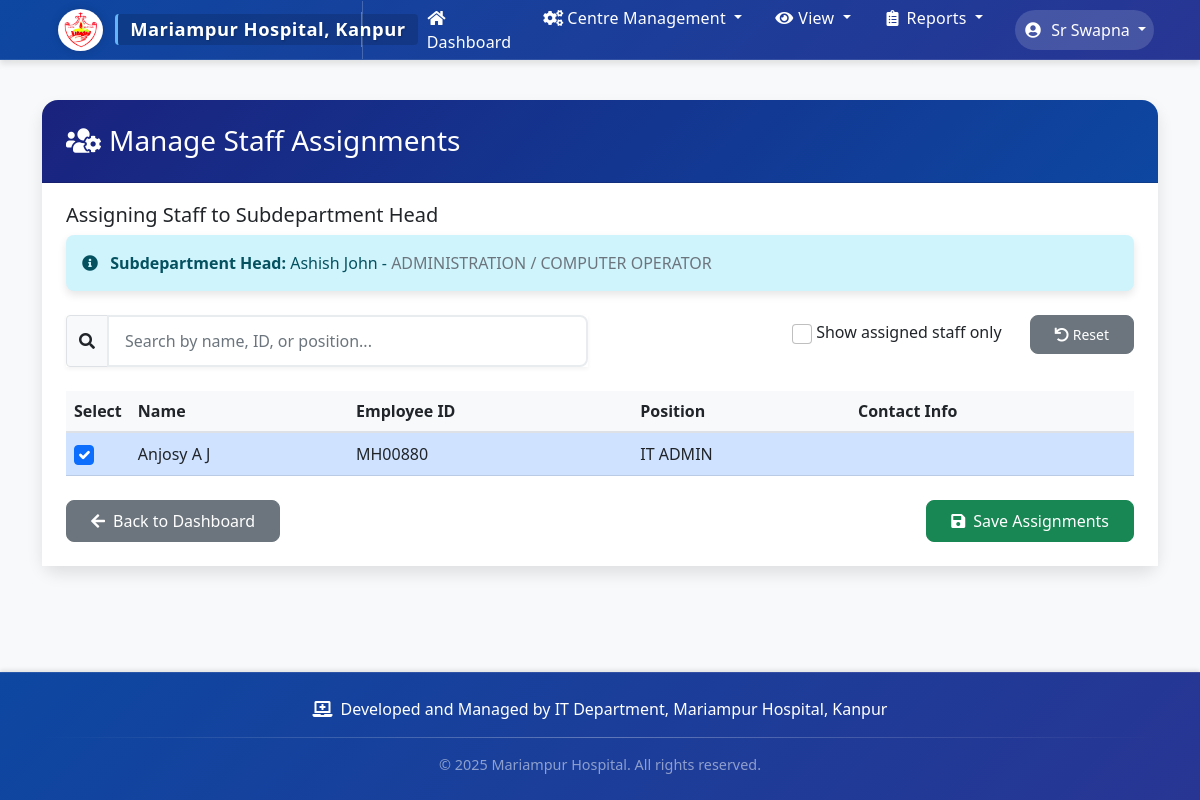
/manage-subdepartment-staff/11/ (signed in), run on the app's committed database.
### staff_monitor/models.py (models this page shows, shortened)
class DepartmentHead(models.Model):
    user = models.OneToOneField(User, on_delete=models.CASCADE)
    department = models.ForeignKey(Department, on_delete=models.PROTECT)
    subdepartment = models.ForeignKey(SubDepartment, on_delete=models.PROTECT, null=True, blank=True)
    designation = models.CharField(max_length=100, default="Department Head")
    contact_number = models.CharField(max_length=15)
    joining_date = models.DateField(null=True, blank=True)
    appointment_date = models.DateField(null=True, blank=True)
    managed_staff = models.ManyToManyField('Staff', related_name='supervisors', blank=True)
    is_hr_head = models.BooleanField(default=False)

class Department(models.Model):
    name = models.CharField(max_length=100, unique=True)
    created_at = models.DateTimeField(auto_now_add=True)
    class Meta:
        ordering = ['name']

class SubDepartment(models.Model):
    name = models.CharField(max_length=100)
    department = models.ForeignKey(Department, related_name='subdepartments', on_delete=models.CASCADE)
    created_at = models.DateTimeField(auto_now_add=True)
    class Meta:
        ordering = ['name']
        unique_together = ['name', 'department']  # Prevent duplicate subdepartment names within a department

class Staff(models.Model):
    user = models.OneToOneField(User, on_delete=models.CASCADE)
    employee_id = models.CharField(max_length=20, unique=True)
    department = models.ForeignKey(Department, on_delete=models.PROTECT)
    subdepartment = models.ForeignKey(SubDepartment, on_delete=models.PROTECT, null=True, blank=True)
    position = models.CharField(max_length=100)
    joining_date = models.DateField()
    appointment_date = models.DateField(null=True, blank=True)

### staff_monitor/views.py (the view, shortened to what this page needs)
# urls.py: path('manage-subdepartment-staff/<int:subdepartment_head_id>/', views.manage_subdepartment_staff, name='manage_subdepartment_staff'),
@login_required
def manage_subdepartment_staff(request, subdepartment_head_id):
    subdepartment_head = get_object_or_404(DepartmentHead, id=subdepartment_head_id)
    all_department_staff = Staff.objects.filter(
        department=subdepartment_head.department,
        subdepartment=subdepartment_head.subdepartment
    )
    assigned_staff = subdepartment_head.managed_staff.all()
    return render(request, 'staff_monitor/manage_subdepartment_staff.html', {
        'subdepartment_head': subdepartment_head,
        'all_staff': all_department_staff,
        'assigned_staff': assigned_staff
    })

### staff_monitor/templates/staff_monitor/manage_subdepartment_staff.html (shortened to what this page needs)
{% extends 'staff_monitor/base.html' %}
{% block content %}
<div class="card">
    <div class="card-header bg-primary text-white">
        <h3 class="mb-0">
            <i class="fas fa-users-cog me-2"></i>Manage Staff Assignments
        </h3>
    </div>
    <div class="card-body">
        <div class="mb-4">
            <h5 class="card-subtitle mb-2">Assigning Staff to Subdepartment Head</h5>
            <div class="alert alert-info">
                <i class="fas fa-info-circle me-2"></i>
                <strong>Subdepartment Head:</strong> {{ subdepartment_head.user.get_full_name }} -
                <span class="text-secondary">{{ subdepartment_head.department.name }} /
                {% if subdepartment_head.subdepartment %}
                    {{ subdepartment_head.subdepartment.name }}
                {% else %}
                    N/A
                {% endif %}
                </span>
            </div>
        </div>
        <div class="row mb-4">
            <div class="col-md-6">
                <div class="input-group">
                    <span class="input-group-text bg-light">
                        <i class="fas fa-search"></i>
                    </span>
                    <input type="text" id="staffSearch" class="form-control" placeholder="Search by name, ID, or position...">
                </div>
            </div>
            <div class="col-md-6 text-end">
                <div class="form-check form-check-inline">
                    <input class="form-check-input" type="checkbox" id="showAssignedOnly" value="assigned">
                    <label class="form-check-label" for="showAssignedOnly">Show assigned staff only</label>
                </div>
                <button id="resetFilters" class="btn btn-secondary btn-sm ms-2">
                    <i class="fas fa-undo me-1"></i>Reset
                </button>
            </div>
        </div>
        <form method="post" class="needs-validation" novalidate>
            <div class="table-responsive">
                <table class="table table-hover">
                    <thead class="table-light">
                        <tr>
                            <th width="5%">Select</th>
                            <th>Name</th>
                            <th>Employee ID</th>
                            <th>Position</th>
                            <th>Contact Info</th>
                        </tr>
                    </thead>
                    <tbody>
                        {% for staff in all_staff %}
                        <tr class="staff-row" data-assigned="{% if staff in assigned_staff %}true{% else %}false{% endif %}">
                            <td>
                                <div class="form-check">
                                    <input class="form-check-input" type="checkbox"
                                           name="staff_assignments"
                                           value="{{ staff.id }}"
                                           id="staff-{{ staff.id }}"
                                           {% if staff in assigned_staff %}checked{% endif %}>
                                </div>
                            </td>
                            <td>{{ staff.user.get_full_name }}</td>
                            <td>{{ staff.employee_id }}</td>
                            <td>{{ staff.position }}</td>
                            <td>{{ staff.user.email }}</td>
                        </tr>
                        {% empty %}
                        <tr>
                            <td colspan="5" class="text-center py-4">
                                <i class="fas fa-users text-muted me-2"></i>No staff members available for assignment
                            </td>
                        </tr>
                        {% endfor %}
                    </tbody>
                </table>
            </div>
            <div class="d-flex justify-content-between mt-4">
                <a href="{% url 'dashboard' %}" class="btn btn-secondary">
                    <i class="fas fa-arrow-left me-2"></i>Back to Dashboard
                </a>
                <div>
                    <button type="submit" class="btn btn-success">
                        <i class="fas fa-save me-2"></i>Save Assignments
                    </button>
                </div>
            </div>
        </form>
    </div>
</div>
{% endblock %}

### staff_monitor/templates/staff_monitor/base.html (shortened to what this page needs)
{% load static %}
<!DOCTYPE html>
<html lang="en">
<head>
    <link href="https://cdn.jsdelivr.net/npm/bootstrap@5.1.3/dist/css/bootstrap.min.css" rel="stylesheet">
    <link href="https://cdnjs.cloudflare.com/ajax/libs/font-awesome/5.15.4/css/all.min.css" rel="stylesheet">
    <link href="https://cdn.jsdelivr.net/npm/sweetalert2@11.7.32/dist/sweetalert2.min.css" rel="stylesheet">
</head>
<body>
    <nav class="navbar navbar-expand-lg navbar-dark">
        <div class="container">
            <a class="navbar-brand" href="{% url 'dashboard' %}">
                <img src="{% static 'images/hospital-logo.png' %}" alt="Hospital Logo">
                <div class="hospital-name">Mariampur Hospital, Kanpur</div>
            </a>
            {% if request.path != '/login/' %}
            {% if user.is_authenticated %}
            <div class="collapse navbar-collapse" id="navbarNav">
                <ul class="navbar-nav me-auto">
                    <li class="nav-item">
                        <a class="nav-link nav-btn" href="{% url 'dashboard' %}">
                            <i class="fas fa-home me-1"></i>Dashboard
                        </a>
                    </li>
                {% if user.is_staff %}
                    <li class="nav-item dropdown">
                        <a class="nav-link dropdown-toggle nav-btn" href="#" id="centerManagementDropdown" role="button" data-bs-toggle="dropdown" aria-expanded="false">
                            <i class="fas fa-cogs me-1"></i>Centre Management
                        </a>
                    </li>
                    <li class="nav-item dropdown">
                        <a class="nav-link dropdown-toggle nav-btn" href="#" id="viewDropdown" role="button" data-bs-toggle="dropdown" aria-expanded="false">
                            <i class="fas fa-eye me-1"></i>View
                        </a>
                    </li>
                    <li class="nav-item dropdown">
                        <a class="nav-link dropdown-toggle nav-btn" href="#" id="reportsDropdown" role="button" data-bs-toggle="dropdown" aria-expanded="false">
                            <i class="fas fa-clipboard-list me-1"></i>Reports
                        </a>
                    </li>
                {% endif %}
                </ul>
                <ul class="navbar-nav ms-auto">
                    <li class="nav-item dropdown">
                        <a class="nav-link dropdown-toggle user-dropdown-btn" href="#" id="userDropdown" role="button" data-bs-toggle="dropdown" aria-expanded="false">
                            <i class="fas fa-user-circle me-1"></i>
                            {{ user.get_full_name|default:user.username }}
                        </a>
                    </li>
                </ul>
            </div>
            {% endif %}
            {% endif %}
        </div>
    </nav>
    <div class="content-wrapper">
    <div class="container mt-4">
        {% block content %}
        {% endblock %}
    </div>
    </div>
    <footer class="footer">
        <div class="container">
            <div class="footer-content">
                <i class="fas fa-laptop-medical"></i>
                <span>Developed and Managed by IT Department, Mariampur Hospital, Kanpur</span>
            </div>
            <div class="footer-divider"></div>
            <div class="text-center text-white-50" style="font-size: 0.9rem;">
                <span>&copy; {% now "Y" %} Mariampur Hospital. All rights reserved.</span>
            </div>
        </div>
    </footer>
</body>
</html>

### staff_monitor/templates/staff_monitor/base.html (style rules this page uses)
:root { --primary-color: #0d6efd; --secondary-color: #6c757d; --success-color: #198754; --info-color: #0dcaf0; --warning-color: #ffc107; --danger-color: #dc3545; --light-color: #f8f9fa; --dark-color: #212529; --navbar-height: 60px; --footer-height: 100px; }
body { display: flex; flex-direction: column; min-height: 100vh; background-color: #f8f9fa; font-family: 'Segoe UI', Tahoma, Geneva, Verdana, sans-serif; }
.content-wrapper { flex: 1 0 auto; padding-top: 1rem; padding-bottom: 2rem; }
.navbar { height: var(--navbar-height); box-shadow: 0 4px 6px rgba(0,0,0,0.1); background: linear-gradient(135deg, #0d47a1 0%, #283593 100%) !important; padding: 0.5rem 1rem; border-bottom: 1px solid rgba(255, 255, 255, 0.1); }
.navbar-brand { font-weight: 700; font-size: 1.35rem; display: flex; align-items: center; gap: 0.75rem; margin-right: 2rem; padding: 0.5rem 1rem; border-right: 1px solid rgba(255, 255, 255, 0.2); position: relative; flex-wrap: nowrap; min-width: 180px; }
.navbar-brand:after { content: ''; position: absolute; right: 0; top: 20%; height: 60%; width: 1px; background: rgba(255, 255, 255, 0.3); }
.navbar-brand img { height: 42px; width: auto; border-radius: 50%; background-color: white; padding: 3px; box-shadow: 0 0 10px rgba(0, 0, 0, 0.15); flex-shrink: 0; }
.navbar-brand .hospital-name { color: #fff; font-size: 1.15rem; text-shadow: 1px 1px 2px rgba(0, 0, 0, 0.2); letter-spacing: 0.5px; background-color: rgba(0, 0, 0, 0.15); padding: 0.3rem 0.75rem; border-radius: 4px; font-weight: 600; border-left: 3px solid #64b5f6; display: block; line-height: 1.2; }
.nav-link { position: relative; padding: 0.75rem 1rem; transition: all 0.3s ease; color: #fff !important; font-weight: 500; margin: 0 0.25rem; }
.nav-link i { margin-right: 0.5rem; width: 20px; text-align: center; }
.footer { flex-shrink: 0; background: linear-gradient(135deg, #0d47a1 0%, #283593 100%); color: #ffffff; padding: 1.5rem 0; margin-top: 2rem; box-shadow: 0 -2px 4px rgba(0,0,0,0.1); border-top: 1px solid rgba(255, 255, 255, 0.1); }
.footer-content { display: flex; align-items: center; justify-content: center; gap: 0.5rem; margin-bottom: 1rem; }
.footer-divider { width: 100%; height: 1px; background: linear-gradient(to right, transparent, rgba(255,255,255,0.3), transparent); margin: 1rem 0; }
.card { border: none; border-radius: 1rem; box-shadow: 0 0.5rem 1rem rgba(0,0,0,0.1); background-color: #fff; margin-bottom: 1.5rem; }
.card-header { background: linear-gradient(135deg, #0d47a1 0%, #283593 100%); color: white; border-top-left-radius: 1rem !important; border-top-right-radius: 1rem !important; padding: 1rem 1.5rem; font-weight: 600; }
.card-body { background-color: #fff; padding: 1.5rem; }
.btn { border-radius: 0.5rem; padding: 0.5rem 1rem; font-weight: 500; transition: all 0.3s ease; }
.alert { border: none; border-radius: 0.5rem; box-shadow: 0 0.25rem 0.5rem rgba(0,0,0,0.1); }
.table { margin-bottom: 0; background-color: #fff; }
.table thead th { background-color: #f8f9fa; border-bottom: 2px solid #dee2e6; font-weight: 600; color: #212529; }
.table tbody td { vertical-align: middle; color: #212529; }
.form-control { border-radius: 0.5rem; border: 2px solid #e9ecef; padding: 0.75rem 1rem; transition: all 0.3s ease; }
.navbar-nav.me-auto { margin-left: 1rem; position: relative; }
.nav-btn { padding: 0.6rem 1rem; margin: 0 0.5rem; border-radius: 5px; font-weight: 500; transition: all 0.2s ease; color: rgba(255, 255, 255, 0.85); position: relative; letter-spacing: 0.2px; }
.user-dropdown-btn { background-color: rgba(255, 255, 255, 0.15); border-radius: 30px; padding: 0.5rem 1.25rem; margin-left: 1rem; font-weight: 500; transition: all 0.2s ease; color: #ffffff; }

### staff_monitor/templates/staff_monitor/manage_subdepartment_staff.html (style rules this page uses)
.card { border: none; border-radius: 1rem; box-shadow: 0 0.5rem 1rem rgba(0,0,0,0.1); background-color: #fff; margin-bottom: 1.5rem; }
.card-header { background: linear-gradient(135deg, #1a237e 0%, #0d47a1 100%); color: white; border-top-left-radius: 1rem !important; border-top-right-radius: 1rem !important; padding: 1.5rem; }
.form-check-input { width: 1.25rem; height: 1.25rem; cursor: pointer; }
.table tbody td { vertical-align: middle; }
.btn { padding: 0.5rem 1.5rem; font-weight: 500; }
.input-group { box-shadow: 0 2px 4px rgba(0,0,0,0.05); }
.input-group-text { background-color: #f8f9fa; border: 1px solid #dee2e6; }

### data on the page
DepartmentHead: user.get_full_name "Ashish John", department.name "ADMINISTRATION", subdepartment.name "COMPUTER OPERATOR"
Staff: staff_assignments "☑", user.get_full_name "Anjosy A J", employee_id "MH00880", position "IT ADMIN"

### other printed values
{{ user.get_full_name|default:user.username }} "Sr Swapna"
